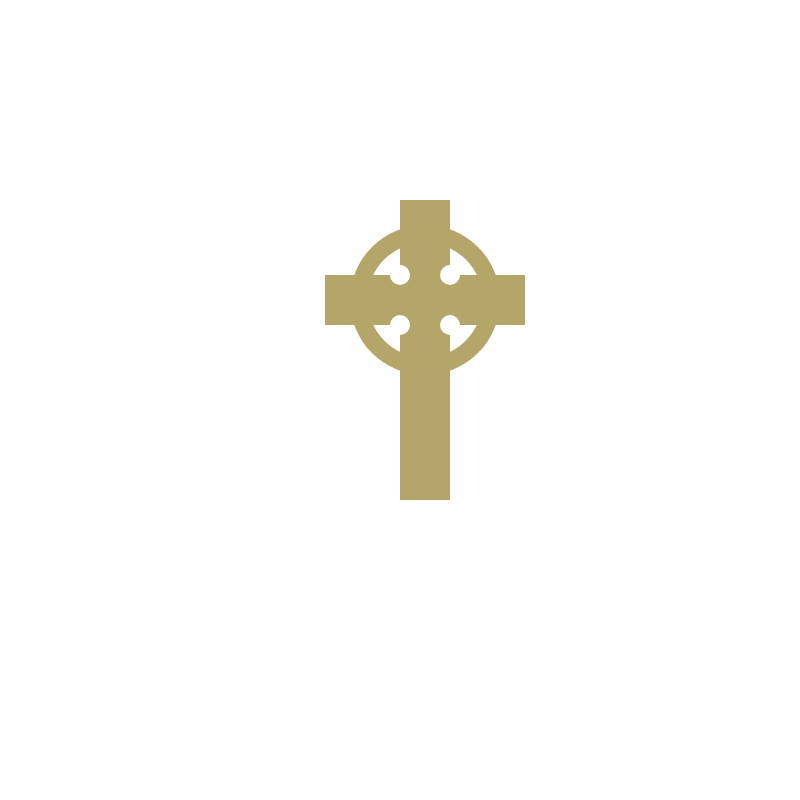
Frame 1 (no input)
Frame 60 (no input): identical to frame 1, image omitted
Frame 120 (the mouse pressed at the canvas centre since frame 60): identical to frame 1, image omitted

The p5.js sketch that drew this single still picture (run headless with seeded random() and noise() and a simulated clock; from frame 60 on, the mouse is pressed at the canvas centre):

// p5.js sketch
// ── sketch.js
//Author: Amelie McCarthy
//Date: 12-9-2024
//Purpose of program: Lab 1 Exercise 3

function setup() {
  createCanvas(800, 800);
}

function draw() {
  background(999);
  
  fill(color(180,165,105)); //change colour to gold
  noStroke(); //remove border
  
  //center circles
  circle(425,300, 150);
  fill(color(999)); //fill inner circle white
  circle(425,300, 115);

  fill(color(180,165,105)); //reset colour
  
  //cross shape
  rect(400,200,50,300); //vertical rectangle, extended by 100 in height
  rect(325,275, 200,50); //horizontal rectangle, meeting at centerpoints
  
  //remove circles at corners of cross
  fill(color(999)); //fill circles white
  circle(400,275, 20); //circle 1, of radius 20
  circle(400,325, 20); //circle 2
  circle(450,275, 20); //circle 3
  circle(450,325, 20); //circle 4

}
